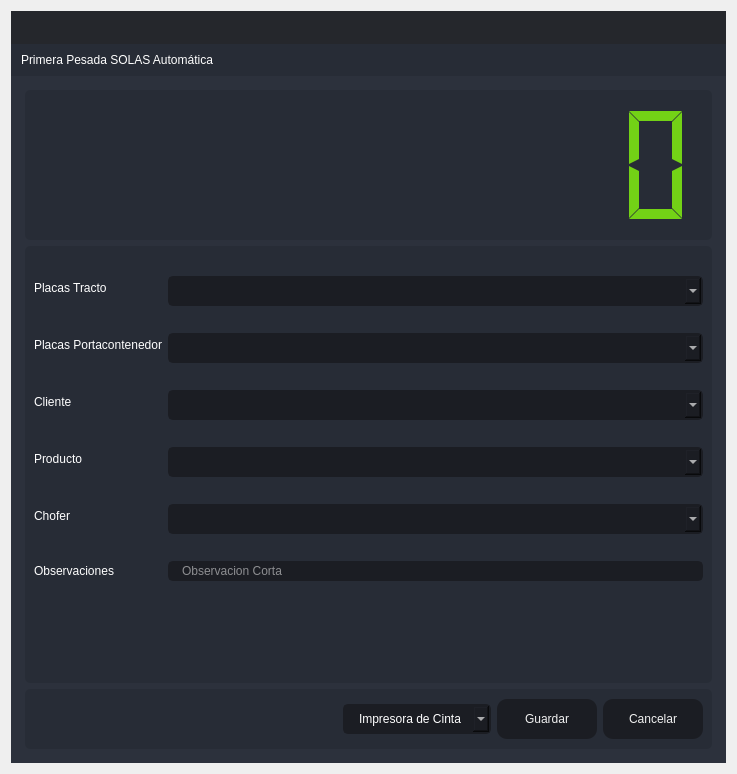
<?xml version="1.0" encoding="UTF-8"?>
<ui version="4.0">
 <class>PrimeraPesaSOLAS</class>
 <widget class="QDialog" name="PrimeraPesaSOLAS">
  <property name="windowModality">
   <enum>Qt::ApplicationModal</enum>
  </property>
  <property name="geometry">
   <rect>
    <x>0</x>
    <y>0</y>
    <width>737</width>
    <height>774</height>
   </rect>
  </property>
  <property name="minimumSize">
   <size>
    <width>737</width>
    <height>774</height>
   </size>
  </property>
  <property name="maximumSize">
   <size>
    <width>737</width>
    <height>774</height>
   </size>
  </property>
  <property name="windowTitle">
   <string>Primera Pesada SOLAS Atumática</string>
  </property>
  <layout class="QVBoxLayout" name="verticalLayout_6">
   <item>
    <widget class="QFrame" name="frame_main">
     <property name="styleSheet">
      <string notr="true">/* LINE EDIT */
QLineEdit {
	background-color: rgb(27, 29, 35);
	border-radius: 5px;
	border: 2px solid rgb(27, 29, 35);
	padding-left: 10px;
}
QLineEdit:hover {
	border: 2px solid rgb(64, 71, 88);
}
QLineEdit:focus {
	border: 2px solid rgb(91, 101, 124);
}

/* SCROLL BARS */
QScrollBar:horizontal {
    border: none;
    background: rgb(52, 59, 72);
    height: 14px;
    margin: 0px 21px 0 21px;
	border-radius: 0px;
}
QScrollBar::handle:horizontal {
    background: rgb(85, 170, 255);
    min-width: 25px;
	border-radius: 7px
}
QScrollBar::add-line:horizontal {
    border: none;
    background: rgb(55, 63, 77);
    width: 20px;
	border-top-right-radius: 7px;
    border-bottom-right-radius: 7px;
    subcontrol-position: right;
    subcontrol-origin: margin;
}
QScrollBar::sub-line:horizontal {
    border: none;
    background: rgb(55, 63, 77);
    width: 20px;
	border-top-left-radius: 7px;
    border-bottom-left-radius: 7px;
    subcontrol-position: left;
    subcontrol-origin: margin;
}
QScrollBar::up-arrow:horizontal, QScrollBar::down-arrow:horizontal
{
     background: none;
}
QScrollBar::add-page:horizontal, QScrollBar::sub-page:horizontal
{
     background: none;
}
 QScrollBar:vertical {
	border: none;
    background: rgb(52, 59, 72);
    width: 14px;
    margin: 21px 0 21px 0;
	border-radius: 0px;
 }
 QScrollBar::handle:vertical {	
	background: rgb(85, 170, 255);
    min-height: 25px;
	border-radius: 7px
 }
 QScrollBar::add-line:vertical {
     border: none;
    background: rgb(55, 63, 77);
     height: 20px;
	border-bottom-left-radius: 7px;
    border-bottom-right-radius: 7px;
     subcontrol-position: bottom;
     subcontrol-origin: margin;
 }
 QScrollBar::sub-line:vertical {
	border: none;
    background: rgb(55, 63, 77);
     height: 20px;
	border-top-left-radius: 7px;
    border-top-right-radius: 7px;
     subcontrol-position: top;
     subcontrol-origin: margin;
 }
 QScrollBar::up-arrow:vertical, QScrollBar::down-arrow:vertical {
     background: none;
 }

 QScrollBar::add-page:vertical, QScrollBar::sub-page:vertical {
     background: none;
 }

/* CHECKBOX */
QCheckBox::indicator {
    border: 3px solid rgb(52, 59, 72);
	width: 15px;
	height: 15px;
	border-radius: 10px;
    background: rgb(44, 49, 60);
}
QCheckBox::indicator:hover {
    border: 3px solid rgb(58, 66, 81);
}
QCheckBox::indicator:checked {
    background: 3px solid rgb(52, 59, 72);
	border: 3px solid rgb(52, 59, 72);	
	background-image: url(:/16x16/icons/16x16/cil-check-alt.png);
}

/* RADIO BUTTON */
QRadioButton::indicator {
    border: 3px solid rgb(52, 59, 72);
	width: 15px;
	height: 15px;
	border-radius: 10px;
    background: rgb(44, 49, 60);
}
QRadioButton::indicator:hover {
    border: 3px solid rgb(58, 66, 81);
}
QRadioButton::indicator:checked {
    background: 3px solid rgb(94, 106, 130);
	border: 3px solid rgb(52, 59, 72);	
}

/* COMBOBOX */
QComboBox{
	background-color: rgb(27, 29, 35);
	border-radius: 5px;
	border: 2px solid rgb(27, 29, 35);
	padding: 5px;
	padding-left: 10px;
}
QComboBox:hover{
	border: 2px solid rgb(64, 71, 88);
}
QComboBox::drop-down {
	subcontrol-origin: padding;
	subcontrol-position: top right;
	width: 25px; 
	border-left-width: 3px;
	border-left-color: rgba(39, 44, 54, 150);
	border-left-style: solid;
	border-top-right-radius: 3px;
	border-bottom-right-radius: 3px;	
	background-image: url(:/16x16/icons/16x16/cil-arrow-bottom.png);
	background-position: center;
	background-repeat: no-reperat;
 }
QComboBox QAbstractItemView {
	color: rgb(85, 170, 255);	
	background-color: rgb(27, 29, 35);
	padding: 10px;
	selection-background-color: rgb(39, 44, 54);
}

/* SLIDERS */
QSlider::groove:horizontal {
    border-radius: 9px;
    height: 18px;
	margin: 0px;
	background-color: rgb(52, 59, 72);
}
QSlider::groove:horizontal:hover {
	background-color: rgb(55, 62, 76);
}
QSlider::handle:horizontal {
    background-color: rgb(85, 170, 255);
    border: none;
    height: 18px;
    width: 18px;
    margin: 0px;
	border-radius: 9px;
}
QSlider::handle:horizontal:hover {
    background-color: rgb(105, 180, 255);
}
QSlider::handle:horizontal:pressed {
    background-color: rgb(65, 130, 195);
}

QSlider::groove:vertical {
    border-radius: 9px;
    width: 18px;
    margin: 0px;
	background-color: rgb(52, 59, 72);
}
QSlider::groove:vertical:hover {
	background-color: rgb(55, 62, 76);
}
QSlider::handle:vertical {
    background-color: rgb(85, 170, 255);
	border: none;
    height: 18px;
    width: 18px;
    margin: 0px;
	border-radius: 9px;
}
QSlider::handle:vertical:hover {
    background-color: rgb(105, 180, 255);
}
QSlider::handle:vertical:pressed {
    background-color: rgb(65, 130, 195);
}

</string>
     </property>
     <property name="frameShape">
      <enum>QFrame::NoFrame</enum>
     </property>
     <property name="frameShadow">
      <enum>QFrame::Raised</enum>
     </property>
     <layout class="QVBoxLayout" name="verticalLayout">
      <property name="spacing">
       <number>0</number>
      </property>
      <property name="leftMargin">
       <number>0</number>
      </property>
      <property name="topMargin">
       <number>0</number>
      </property>
      <property name="rightMargin">
       <number>0</number>
      </property>
      <property name="bottomMargin">
       <number>0</number>
      </property>
      <item>
       <widget class="QFrame" name="frame_top">
        <property name="minimumSize">
         <size>
          <width>0</width>
          <height>65</height>
         </size>
        </property>
        <property name="maximumSize">
         <size>
          <width>16777215</width>
          <height>65</height>
         </size>
        </property>
        <property name="styleSheet">
         <string notr="true">background-color: transparent;</string>
        </property>
        <property name="frameShape">
         <enum>QFrame::NoFrame</enum>
        </property>
        <property name="frameShadow">
         <enum>QFrame::Raised</enum>
        </property>
        <layout class="QHBoxLayout" name="horizontalLayout_3">
         <property name="spacing">
          <number>0</number>
         </property>
         <property name="leftMargin">
          <number>0</number>
         </property>
         <property name="topMargin">
          <number>0</number>
         </property>
         <property name="rightMargin">
          <number>0</number>
         </property>
         <property name="bottomMargin">
          <number>0</number>
         </property>
         <item>
          <widget class="QFrame" name="frame_toggle">
           <property name="maximumSize">
            <size>
             <width>70</width>
             <height>16777215</height>
            </size>
           </property>
           <property name="styleSheet">
            <string notr="true">background-color: rgb(27, 29, 35);</string>
           </property>
           <property name="frameShape">
            <enum>QFrame::NoFrame</enum>
           </property>
           <property name="frameShadow">
            <enum>QFrame::Raised</enum>
           </property>
           <layout class="QVBoxLayout" name="verticalLayout_3">
            <property name="spacing">
             <number>0</number>
            </property>
            <property name="leftMargin">
             <number>0</number>
            </property>
            <property name="topMargin">
             <number>0</number>
            </property>
            <property name="rightMargin">
             <number>0</number>
            </property>
            <property name="bottomMargin">
             <number>0</number>
            </property>
           </layout>
          </widget>
         </item>
         <item>
          <widget class="QFrame" name="frame_top_right">
           <property name="styleSheet">
            <string notr="true">background: transparent;</string>
           </property>
           <property name="frameShape">
            <enum>QFrame::NoFrame</enum>
           </property>
           <property name="frameShadow">
            <enum>QFrame::Raised</enum>
           </property>
           <layout class="QVBoxLayout" name="verticalLayout_2">
            <property name="spacing">
             <number>0</number>
            </property>
            <property name="leftMargin">
             <number>0</number>
            </property>
            <property name="topMargin">
             <number>0</number>
            </property>
            <property name="rightMargin">
             <number>0</number>
            </property>
            <property name="bottomMargin">
             <number>0</number>
            </property>
            <item>
             <widget class="QFrame" name="frame_top_btns">
              <property name="maximumSize">
               <size>
                <width>16777215</width>
                <height>42</height>
               </size>
              </property>
              <property name="styleSheet">
               <string notr="true">background-color: rgba(27, 29, 35, 200)</string>
              </property>
              <property name="frameShape">
               <enum>QFrame::NoFrame</enum>
              </property>
              <property name="frameShadow">
               <enum>QFrame::Raised</enum>
              </property>
              <layout class="QHBoxLayout" name="horizontalLayout_4">
               <property name="spacing">
                <number>0</number>
               </property>
               <property name="leftMargin">
                <number>0</number>
               </property>
               <property name="topMargin">
                <number>0</number>
               </property>
               <property name="rightMargin">
                <number>0</number>
               </property>
               <property name="bottomMargin">
                <number>0</number>
               </property>
               <item>
                <widget class="QFrame" name="frame_label_top_btns">
                 <property name="sizePolicy">
                  <sizepolicy hsizetype="Expanding" vsizetype="Preferred">
                   <horstretch>0</horstretch>
                   <verstretch>0</verstretch>
                  </sizepolicy>
                 </property>
                 <property name="frameShape">
                  <enum>QFrame::NoFrame</enum>
                 </property>
                 <property name="frameShadow">
                  <enum>QFrame::Raised</enum>
                 </property>
                 <layout class="QHBoxLayout" name="horizontalLayout_10">
                  <property name="spacing">
                   <number>0</number>
                  </property>
                  <property name="leftMargin">
                   <number>5</number>
                  </property>
                  <property name="topMargin">
                   <number>0</number>
                  </property>
                  <property name="rightMargin">
                   <number>10</number>
                  </property>
                  <property name="bottomMargin">
                   <number>0</number>
                  </property>
                 </layout>
                </widget>
               </item>
               <item alignment="Qt::AlignRight">
                <widget class="QFrame" name="frame_btns_right">
                 <property name="sizePolicy">
                  <sizepolicy hsizetype="Expanding" vsizetype="Preferred">
                   <horstretch>0</horstretch>
                   <verstretch>0</verstretch>
                  </sizepolicy>
                 </property>
                 <property name="maximumSize">
                  <size>
                   <width>120</width>
                   <height>16777215</height>
                  </size>
                 </property>
                 <property name="frameShape">
                  <enum>QFrame::NoFrame</enum>
                 </property>
                 <property name="frameShadow">
                  <enum>QFrame::Raised</enum>
                 </property>
                 <layout class="QHBoxLayout" name="horizontalLayout_5">
                  <property name="spacing">
                   <number>0</number>
                  </property>
                  <property name="leftMargin">
                   <number>0</number>
                  </property>
                  <property name="topMargin">
                   <number>0</number>
                  </property>
                  <property name="rightMargin">
                   <number>0</number>
                  </property>
                  <property name="bottomMargin">
                   <number>0</number>
                  </property>
                 </layout>
                </widget>
               </item>
              </layout>
             </widget>
            </item>
            <item>
             <widget class="QFrame" name="frame_top_info">
              <property name="maximumSize">
               <size>
                <width>16777215</width>
                <height>65</height>
               </size>
              </property>
              <property name="styleSheet">
               <string notr="true">background-color: rgb(39, 44, 54);</string>
              </property>
              <property name="frameShape">
               <enum>QFrame::NoFrame</enum>
              </property>
              <property name="frameShadow">
               <enum>QFrame::Raised</enum>
              </property>
              <layout class="QHBoxLayout" name="horizontalLayout_8">
               <property name="spacing">
                <number>0</number>
               </property>
               <property name="leftMargin">
                <number>10</number>
               </property>
               <property name="topMargin">
                <number>0</number>
               </property>
               <property name="rightMargin">
                <number>10</number>
               </property>
               <property name="bottomMargin">
                <number>0</number>
               </property>
               <item>
                <widget class="QLabel" name="label">
                 <property name="styleSheet">
                  <string notr="true">font: 75 16pt &quot;MS Shell Dlg 2&quot;;
color: rgb(255, 255, 255);</string>
                 </property>
                 <property name="text">
                  <string>Primera Pesada SOLAS Automática</string>
                 </property>
                </widget>
               </item>
              </layout>
             </widget>
            </item>
           </layout>
          </widget>
         </item>
        </layout>
       </widget>
      </item>
      <item>
       <widget class="QFrame" name="frame_center">
        <property name="sizePolicy">
         <sizepolicy hsizetype="Expanding" vsizetype="Expanding">
          <horstretch>0</horstretch>
          <verstretch>0</verstretch>
         </sizepolicy>
        </property>
        <property name="styleSheet">
         <string notr="true">background-color: rgb(40, 44, 52);</string>
        </property>
        <property name="frameShape">
         <enum>QFrame::NoFrame</enum>
        </property>
        <property name="frameShadow">
         <enum>QFrame::Raised</enum>
        </property>
        <layout class="QHBoxLayout" name="horizontalLayout_2">
         <property name="spacing">
          <number>0</number>
         </property>
         <property name="leftMargin">
          <number>0</number>
         </property>
         <property name="topMargin">
          <number>0</number>
         </property>
         <property name="rightMargin">
          <number>0</number>
         </property>
         <property name="bottomMargin">
          <number>0</number>
         </property>
         <item>
          <widget class="QFrame" name="frame_content_right">
           <property name="styleSheet">
            <string notr="true">background-color: rgb(44, 49, 60);</string>
           </property>
           <property name="frameShape">
            <enum>QFrame::NoFrame</enum>
           </property>
           <property name="frameShadow">
            <enum>QFrame::Raised</enum>
           </property>
           <layout class="QVBoxLayout" name="verticalLayout_4">
            <property name="spacing">
             <number>0</number>
            </property>
            <property name="leftMargin">
             <number>0</number>
            </property>
            <property name="topMargin">
             <number>0</number>
            </property>
            <property name="rightMargin">
             <number>0</number>
            </property>
            <property name="bottomMargin">
             <number>0</number>
            </property>
            <item>
             <widget class="QFrame" name="frame_content">
              <property name="frameShape">
               <enum>QFrame::NoFrame</enum>
              </property>
              <property name="frameShadow">
               <enum>QFrame::Raised</enum>
              </property>
              <layout class="QVBoxLayout" name="verticalLayout_9">
               <property name="spacing">
                <number>0</number>
               </property>
               <property name="leftMargin">
                <number>5</number>
               </property>
               <property name="topMargin">
                <number>5</number>
               </property>
               <property name="rightMargin">
                <number>5</number>
               </property>
               <property name="bottomMargin">
                <number>5</number>
               </property>
               <item>
                <widget class="QStackedWidget" name="stackedWidget">
                 <property name="styleSheet">
                  <string notr="true">background: transparent;</string>
                 </property>
                 <property name="currentIndex">
                  <number>0</number>
                 </property>
                 <widget class="QWidget" name="page_home">
                  <layout class="QVBoxLayout" name="verticalLayout_10">
                   <item>
                    <widget class="QFrame" name="frame_3">
                     <property name="minimumSize">
                      <size>
                       <width>0</width>
                       <height>150</height>
                      </size>
                     </property>
                     <property name="maximumSize">
                      <size>
                       <width>16777215</width>
                       <height>150</height>
                      </size>
                     </property>
                     <property name="styleSheet">
                      <string notr="true">background-color: rgb(39, 44, 54);
border-radius: 5px;</string>
                     </property>
                     <property name="frameShape">
                      <enum>QFrame::StyledPanel</enum>
                     </property>
                     <property name="frameShadow">
                      <enum>QFrame::Raised</enum>
                     </property>
                     <layout class="QVBoxLayout" name="verticalLayout_11">
                      <item>
                       <layout class="QVBoxLayout" name="verticalLayout_8">
                        <item>
                         <widget class="QLCDNumber" name="lcdNumber_7">
                          <property name="styleSheet">
                           <string notr="true">color:rgb(115, 210, 22)</string>
                          </property>
                          <property name="digitCount">
                           <number>10</number>
                          </property>
                          <property name="segmentStyle">
                           <enum>QLCDNumber::Flat</enum>
                          </property>
                          <property name="value" stdset="0">
                           <double>0.000000000000000</double>
                          </property>
                         </widget>
                        </item>
                       </layout>
                      </item>
                     </layout>
                    </widget>
                   </item>
                   <item>
                    <widget class="QFrame" name="frame">
                     <property name="styleSheet">
                      <string notr="true">background-color: rgb(39, 44, 54);
border-radius: 5px;</string>
                     </property>
                     <property name="frameShape">
                      <enum>QFrame::StyledPanel</enum>
                     </property>
                     <property name="frameShadow">
                      <enum>QFrame::Raised</enum>
                     </property>
                     <layout class="QVBoxLayout" name="verticalLayout_5">
                      <item>
                       <layout class="QVBoxLayout" name="verticalLayout_12">
                        <item>
                         <layout class="QFormLayout" name="formLayout">
                          <item row="0" column="0">
                           <widget class="QLabel" name="label_2">
                            <property name="styleSheet">
                             <string notr="true">color: rgb(255, 255, 255);
font: 75 12pt &quot;MS Shell Dlg 2&quot;;</string>
                            </property>
                            <property name="text">
                             <string>Placas Tracto</string>
                            </property>
                           </widget>
                          </item>
                          <item row="0" column="1">
                           <widget class="QComboBox" name="comboBox_placas">
                            <property name="styleSheet">
                             <string notr="true">QComboBox{
	background-color: rgb(27, 29, 35);
	border-radius: 5px;
	border: 2px solid rgb(27, 29, 35);
	padding: 5px;
	padding-left: 14px;
	color: rgb(255, 255, 255);
    font: 75 12pt &quot;MS Shell Dlg 2&quot;;
}
QComboBox:hover{
	border: 2px solid rgb(64, 71, 88);
}
QComboBox QAbstractItemView {
	color: rgb(85, 170, 255);	
	background-color: rgb(27, 29, 35);
	padding: 10px;
	selection-background-color: rgb(39, 44, 54);
}</string>
                            </property>
                           </widget>
                          </item>
                          <item row="1" column="0">
                           <widget class="QLabel" name="label_9">
                            <property name="styleSheet">
                             <string notr="true">color: rgb(255, 255, 255);
font: 75 12pt &quot;MS Shell Dlg 2&quot;;</string>
                            </property>
                            <property name="text">
                             <string>Placas Portacontenedor</string>
                            </property>
                           </widget>
                          </item>
                          <item row="1" column="1">
                           <widget class="QComboBox" name="comboBox_PlacasPorta">
                            <property name="styleSheet">
                             <string notr="true">QComboBox{
	background-color: rgb(27, 29, 35);
	border-radius: 5px;
	border: 2px solid rgb(27, 29, 35);
	padding: 5px;
	padding-left: 14px;
	color: rgb(255, 255, 255);
    font: 75 12pt &quot;MS Shell Dlg 2&quot;;
}
QComboBox:hover{
	border: 2px solid rgb(64, 71, 88);
}
QComboBox QAbstractItemView {
	color: rgb(85, 170, 255);	
	background-color: rgb(27, 29, 35);
	padding: 10px;
	selection-background-color: rgb(39, 44, 54);
}</string>
                            </property>
                           </widget>
                          </item>
                          <item row="2" column="0">
                           <widget class="QLabel" name="label_3">
                            <property name="styleSheet">
                             <string notr="true">color: rgb(255, 255, 255);
font: 75 12pt &quot;MS Shell Dlg 2&quot;;</string>
                            </property>
                            <property name="text">
                             <string>Cliente</string>
                            </property>
                           </widget>
                          </item>
                          <item row="2" column="1">
                           <widget class="QComboBox" name="comboBox_cliente">
                            <property name="styleSheet">
                             <string notr="true">QComboBox{
	background-color: rgb(27, 29, 35);
	border-radius: 5px;
	border: 2px solid rgb(27, 29, 35);
	padding: 5px;
	padding-left: 14px;
	color: rgb(255, 255, 255);
    font: 75 12pt &quot;MS Shell Dlg 2&quot;;
}
QComboBox:hover{
	border: 2px solid rgb(64, 71, 88);
}
QComboBox QAbstractItemView {
	color: rgb(85, 170, 255);	
	background-color: rgb(27, 29, 35);
	padding: 10px;
	selection-background-color: rgb(39, 44, 54);
}</string>
                            </property>
                           </widget>
                          </item>
                          <item row="3" column="0">
                           <widget class="QLabel" name="label_5">
                            <property name="styleSheet">
                             <string notr="true">color: rgb(255, 255, 255);
font: 75 12pt &quot;MS Shell Dlg 2&quot;;</string>
                            </property>
                            <property name="text">
                             <string>Producto</string>
                            </property>
                           </widget>
                          </item>
                          <item row="3" column="1">
                           <widget class="QComboBox" name="comboBox_productos">
                            <property name="styleSheet">
                             <string notr="true">QComboBox{
	background-color: rgb(27, 29, 35);
	border-radius: 5px;
	border: 2px solid rgb(27, 29, 35);
	padding: 5px;
	padding-left: 14px;
	color: rgb(255, 255, 255);
    font: 75 12pt &quot;MS Shell Dlg 2&quot;;
}
QComboBox:hover{
	border: 2px solid rgb(64, 71, 88);
}
QComboBox QAbstractItemView {
	color: rgb(85, 170, 255);	
	background-color: rgb(27, 29, 35);
	padding: 10px;
	selection-background-color: rgb(39, 44, 54);
}</string>
                            </property>
                           </widget>
                          </item>
                          <item row="4" column="0">
                           <widget class="QLabel" name="label_6">
                            <property name="styleSheet">
                             <string notr="true">color: rgb(255, 255, 255);
font: 75 12pt &quot;MS Shell Dlg 2&quot;;</string>
                            </property>
                            <property name="text">
                             <string>Chofer</string>
                            </property>
                           </widget>
                          </item>
                          <item row="4" column="1">
                           <widget class="QComboBox" name="comboBox_operador">
                            <property name="styleSheet">
                             <string notr="true">QComboBox{
	background-color: rgb(27, 29, 35);
	border-radius: 5px;
	border: 2px solid rgb(27, 29, 35);
	padding: 5px;
	padding-left: 14px;
	color: rgb(255, 255, 255);
    font: 75 12pt &quot;MS Shell Dlg 2&quot;;
}
QComboBox:hover{
	border: 2px solid rgb(64, 71, 88);
}
QComboBox QAbstractItemView {
	color: rgb(85, 170, 255);	
	background-color: rgb(27, 29, 35);
	padding: 10px;
	selection-background-color: rgb(39, 44, 54);
}</string>
                            </property>
                           </widget>
                          </item>
                          <item row="5" column="0">
                           <widget class="QLabel" name="label_7">
                            <property name="styleSheet">
                             <string notr="true">color: rgb(255, 255, 255);
font: 75 12pt &quot;MS Shell Dlg 2&quot;;</string>
                            </property>
                            <property name="text">
                             <string>Observaciones</string>
                            </property>
                           </widget>
                          </item>
                          <item row="6" column="0">
                           <widget class="Line" name="line">
                            <property name="orientation">
                             <enum>Qt::Horizontal</enum>
                            </property>
                           </widget>
                          </item>
                          <item row="5" column="1">
                           <widget class="QLineEdit" name="observaciones">
                            <property name="styleSheet">
                             <string notr="true">QLineEdit {
	background-color: rgb(27, 29, 35);
	border-radius: 5px;
	border: 2px solid rgb(27, 29, 35);
	padding-left: 10px;
	font: 75 12pt &quot;MS Shell Dlg 2&quot;;
	color: rgb(255, 255, 255);
}
QLineEdit:hover {
	border: 2px solid rgb(64, 71, 88);
}
QLineEdit:focus {
	border: 2px solid rgb(91, 101, 124);
}</string>
                            </property>
                            <property name="maxLength">
                             <number>125</number>
                            </property>
                            <property name="placeholderText">
                             <string>Observacion Corta</string>
                            </property>
                           </widget>
                          </item>
                          <item row="6" column="1">
                           <spacer name="verticalSpacer">
                            <property name="orientation">
                             <enum>Qt::Vertical</enum>
                            </property>
                            <property name="sizeHint" stdset="0">
                             <size>
                              <width>20</width>
                              <height>40</height>
                             </size>
                            </property>
                           </spacer>
                          </item>
                         </layout>
                        </item>
                       </layout>
                      </item>
                     </layout>
                    </widget>
                   </item>
                   <item>
                    <widget class="QFrame" name="frame_2">
                     <property name="minimumSize">
                      <size>
                       <width>0</width>
                       <height>60</height>
                      </size>
                     </property>
                     <property name="maximumSize">
                      <size>
                       <width>16777215</width>
                       <height>60</height>
                      </size>
                     </property>
                     <property name="styleSheet">
                      <string notr="true">background-color: rgb(39, 44, 54);
border-radius: 5px;</string>
                     </property>
                     <property name="frameShape">
                      <enum>QFrame::StyledPanel</enum>
                     </property>
                     <property name="frameShadow">
                      <enum>QFrame::Raised</enum>
                     </property>
                     <layout class="QHBoxLayout" name="horizontalLayout_9">
                      <item>
                       <layout class="QGridLayout" name="gridLayout">
                        <item row="0" column="0">
                         <spacer name="horizontalSpacer">
                          <property name="orientation">
                           <enum>Qt::Horizontal</enum>
                          </property>
                          <property name="sizeHint" stdset="0">
                           <size>
                            <width>40</width>
                            <height>20</height>
                           </size>
                          </property>
                         </spacer>
                        </item>
                        <item row="0" column="2">
                         <widget class="QPushButton" name="btn_guardar">
                          <property name="minimumSize">
                           <size>
                            <width>100</width>
                            <height>40</height>
                           </size>
                          </property>
                          <property name="styleSheet">
                           <string notr="true">QPushButton {
	border-color: rgb(27, 29, 35);
	font: 75 10pt &quot;MS Shell Dlg 2&quot;;
	color: rgb(240, 240, 240);
	background-color: rgb(27, 29, 35);
	border: 0px solid;
	border-radius: 10px;	
}
QPushButton:hover {
	background-color:rgb(44, 49, 60);
	border-color: rgb(27, 29, 35);
	border: 2px solid;
}</string>
                          </property>
                          <property name="text">
                           <string>Guardar</string>
                          </property>
                         </widget>
                        </item>
                        <item row="0" column="3">
                         <widget class="QPushButton" name="btnr">
                          <property name="minimumSize">
                           <size>
                            <width>100</width>
                            <height>40</height>
                           </size>
                          </property>
                          <property name="styleSheet">
                           <string notr="true">QPushButton {
	border-color: rgb(27, 29, 35);
	font: 75 10pt &quot;MS Shell Dlg 2&quot;;
	color: rgb(240, 240, 240);
	background-color: rgb(27, 29, 35);
	border: 0px solid;
	border-radius: 10px;	
}
QPushButton:hover {
	background-color:rgb(44, 49, 60);
	border-color: rgb(27, 29, 35);
	border: 2px solid;
}</string>
                          </property>
                          <property name="text">
                           <string>Cancelar</string>
                          </property>
                         </widget>
                        </item>
                        <item row="0" column="1">
                         <widget class="QComboBox" name="comboBox_impresora">
                          <property name="styleSheet">
                           <string notr="true">QComboBox{
	background-color: rgb(27, 29, 35);
	border-radius: 5px;
	border: 2px solid rgb(27, 29, 35);
	padding: 5px;
	padding-left: 14px;
	color: rgb(255, 255, 255);
    font: 75 12pt &quot;MS Shell Dlg 2&quot;;
}
QComboBox:hover{
	border: 2px solid rgb(64, 71, 88);
}
QComboBox QAbstractItemView {
	color: rgb(85, 170, 255);	
	background-color: rgb(27, 29, 35);
	padding: 10px;
	selection-background-color: rgb(39, 44, 54);
}</string>
                          </property>
                          <item>
                           <property name="text">
                            <string>Impresora de Cinta</string>
                           </property>
                          </item>
                          <item>
                           <property name="text">
                            <string>Impresora Windows</string>
                           </property>
                          </item>
                         </widget>
                        </item>
                       </layout>
                      </item>
                     </layout>
                    </widget>
                   </item>
                  </layout>
                 </widget>
                </widget>
               </item>
              </layout>
             </widget>
            </item>
           </layout>
          </widget>
         </item>
        </layout>
       </widget>
      </item>
     </layout>
    </widget>
   </item>
  </layout>
 </widget>
 <resources/>
 <connections/>
</ui>
